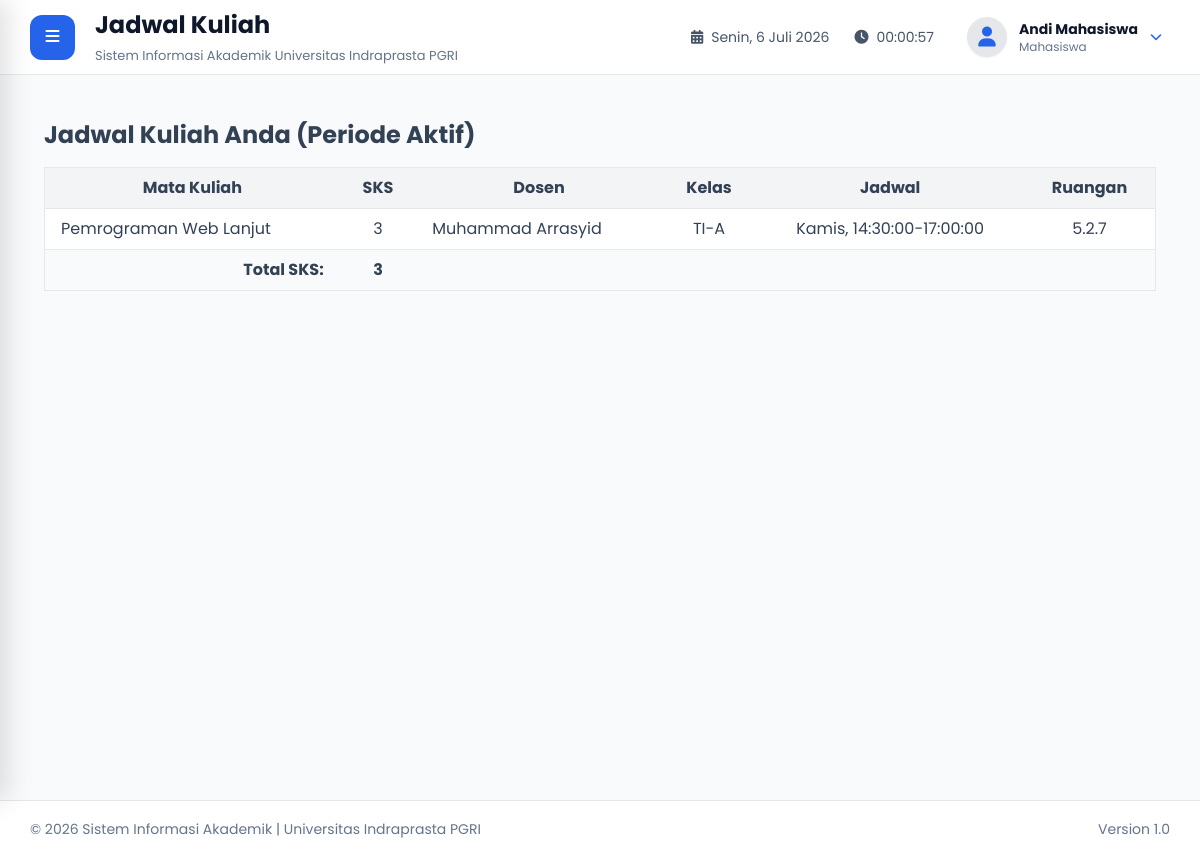
The page /mahasiswa/jadwal.php (signed in) on the database its author committed.
### tables this page shows
CREATE TABLE IF NOT EXISTS `kelas_perkuliahan` (
  `id_kelas_perkuliahan` char(36) NOT NULL,
  `id_matkul` char(36) NOT NULL,
  `id_dosen` char(36) NOT NULL,
  `id_kelas` char(36) NOT NULL,
  `id_periode` char(36) NOT NULL,
  `hari` varchar(20) DEFAULT NULL,
  `jam_mulai` time DEFAULT NULL,
  `jam_selesai` time DEFAULT NULL,
  `ruangan` varchar(50) DEFAULT NULL,
  PRIMARY KEY (`id_kelas_perkuliahan`),
  KEY `id_matkul` (`id_matkul`),
  KEY `id_dosen` (`id_dosen`),
  KEY `id_kelas` (`id_kelas`),
  KEY `id_periode` (`id_periode`),
  CONSTRAINT `kelas_perkuliahan_ibfk_1` FOREIGN KEY (`id_matkul`) REFERENCES `mata_kuliah` (`id_matkul`) ON DELETE CASCADE,
  CONSTRAINT `kelas_perkuliahan_ibfk_2` FOREIGN KEY (`id_dosen`) REFERENCES `dosen` (`id_dosen`) ON DELETE CASCADE,
  CONSTRAINT `kelas_perkuliahan_ibfk_3` FOREIGN KEY (`id_kelas`) REFERENCES `kelas` (`id_kelas`) ON DELETE CASCADE,
  CONSTRAINT `kelas_perkuliahan_ibfk_4` FOREIGN KEY (`id_periode`) REFERENCES `periode_akademik` (`id_periode`) ON DELETE CASCADE
);

CREATE TABLE IF NOT EXISTS `mata_kuliah` (
  `id_matkul` char(36) NOT NULL,
  `id_prodi` char(36) NOT NULL,
  `kode_matkul` varchar(20) NOT NULL,
  `nama_matkul` varchar(100) NOT NULL,
  `sks` int NOT NULL,
  PRIMARY KEY (`id_matkul`),
  UNIQUE KEY `kode_matkul` (`kode_matkul`),
  KEY `id_prodi` (`id_prodi`),
  CONSTRAINT `mata_kuliah_ibfk_1` FOREIGN KEY (`id_prodi`) REFERENCES `prodi` (`id_prodi`) ON DELETE CASCADE
);

CREATE TABLE IF NOT EXISTS `users` (
  `id_user` char(36) NOT NULL,
  `username` varchar(50) NOT NULL,
  `password_hash` varchar(255) NOT NULL,
  `nama_lengkap` varchar(100) NOT NULL,
  `foto` varchar(255) DEFAULT 'default-user.png',
  `role` enum('admin','dosen','mahasiswa') NOT NULL,
  `status` enum('aktif','nonaktif') DEFAULT 'aktif',
  `last_login` datetime DEFAULT NULL,
  `created_at` timestamp NULL DEFAULT CURRENT_TIMESTAMP,
  PRIMARY KEY (`id_user`),
  UNIQUE KEY `username` (`username`)
);

CREATE TABLE IF NOT EXISTS `kelas` (
  `id_kelas` char(36) NOT NULL,
  `id_prodi` char(36) NOT NULL,
  `nama_kelas` varchar(20) NOT NULL,
  PRIMARY KEY (`id_kelas`),
  UNIQUE KEY `uk_prodi_kelas` (`id_prodi`,`nama_kelas`),
  CONSTRAINT `kelas_ibfk_1` FOREIGN KEY (`id_prodi`) REFERENCES `prodi` (`id_prodi`) ON DELETE CASCADE
);

### mahasiswa/jadwal.php (the view, shortened to what this page needs)
<?php
require_once "../layout/header.php";
require_once "../layout/sidebar.php";
require_once "../layout/navbar.php";
$id_user = $_SESSION['user_id'];
$stmtM = $pdo->prepare("SELECT id_mahasiswa FROM mahasiswa WHERE id_user = ?");
$stmtM->execute([$id_user]);
$id_mahasiswa = $stmtM->fetchColumn();
$jadwal = $pdo->prepare("
    SELECT kp.*, m.nama_matkul, m.sks, d.nama_lengkap as dosen_nama, k.nama_kelas, pa.nama_periode
    FROM peserta_kelas pk
    JOIN kelas_perkuliahan kp ON pk.id_kelas_perkuliahan = kp.id_kelas_perkuliahan
    JOIN mata_kuliah m ON kp.id_matkul = m.id_matkul
    JOIN dosen ds ON kp.id_dosen = ds.id_dosen
    JOIN users d ON ds.id_user = d.id_user
    JOIN kelas k ON kp.id_kelas = k.id_kelas
    JOIN periode_akademik pa ON kp.id_periode = pa.id_periode
    WHERE pk.id_mahasiswa = ? AND pa.status = 'aktif'
    ORDER BY FIELD(kp.hari, 'Senin','Selasa','Rabu','Kamis','Jumat','Sabtu','Minggu'), kp.jam_mulai ASC
");
$jadwal->execute([$id_mahasiswa]);
$listJadwal = $jadwal->fetchAll();
?>
<div class="p-6">
    <h1 class="text-2xl font-bold mb-4">Jadwal Kuliah Anda (Periode Aktif)</h1>
    <?php if(empty($listJadwal)): ?>
        <div class="bg-white p-4 rounded shadow">Anda belum terdaftar di kelas manapun pada periode aktif ini.</div>
    <?php else: ?>
        <table class="min-w-full bg-white border">
            <thead class="bg-gray-100">
                <tr>
                    <th class="py-2 px-4 border-b">Mata Kuliah</th>
                    <th class="py-2 px-4 border-b">SKS</th>
                    <th class="py-2 px-4 border-b">Dosen</th>
                    <th class="py-2 px-4 border-b">Kelas</th>
                    <th class="py-2 px-4 border-b">Jadwal</th>
                    <th class="py-2 px-4 border-b">Ruangan</th>
                </tr>
            </thead>
            <tbody>
                <?php $totalSks = 0; ?>
                <?php foreach($listJadwal as $j): ?>
                <?php $totalSks += $j['sks']; ?>
                <tr>
                    <td class="py-2 px-4 border-b"><?= htmlspecialchars($j['nama_matkul']) ?></td>
                    <td class="py-2 px-4 border-b text-center"><?= $j['sks'] ?></td>
                    <td class="py-2 px-4 border-b"><?= htmlspecialchars($j['dosen_nama']) ?></td>
                    <td class="py-2 px-4 border-b text-center"><?= htmlspecialchars($j['nama_kelas']) ?></td>
                    <td class="py-2 px-4 border-b text-center"><?= $j['hari'] ?>, <?= $j['jam_mulai'] ?>-<?= $j['jam_selesai'] ?></td>
                    <td class="py-2 px-4 border-b text-center"><?= htmlspecialchars($j['ruangan']) ?></td>
                </tr>
                <?php endforeach; ?>
                <tr class="bg-gray-50 font-bold">
                    <td class="py-2 px-4 border-b text-right">Total SKS:</td>
                    <td class="py-2 px-4 border-b text-center"><?= $totalSks ?></td>
                    <td colspan="4" class="py-2 px-4 border-b"></td>
                </tr>
            </tbody>
        </table>
    <?php endif; ?>
</div>
<?php require_once "../layout/footer.php"; ?>

### assets/css/style.css (style rules this page uses)
* { margin:0; padding:0; box-sizing:border-box; font-family:'Poppins',sans-serif; }
html { scroll-behavior:smooth; }
body { background:#f1f5f9; color:#334155; overflow-x:hidden; }
.text-center { text-align:center; }
.text-right { text-align:right; }
.mb-4 { margin-bottom:40px; }

### rows shown on the page
kelas_perkuliahan: id_matkul.nama_matkul "Pemrograman Web Lanjut", id_matkul.sks "3", users.nama_lengkap "Muhammad Arrasyid", id_kelas.nama_kelas "TI-A", hari "Kamis", jam_mulai "14:30:00", jam_selesai "17:00:00", ruangan "5.2.7"

### other values the page prints
$pageTitle "Jadwal Kuliah"
$nama "Andi Mahasiswa"
$role "Mahasiswa"
$totalSks "3"
NAMA_APLIKASI "Sistem Informasi Akademik"
NAMA_KAMPUS "Universitas Indraprasta PGRI"
VERSI "1.0"
